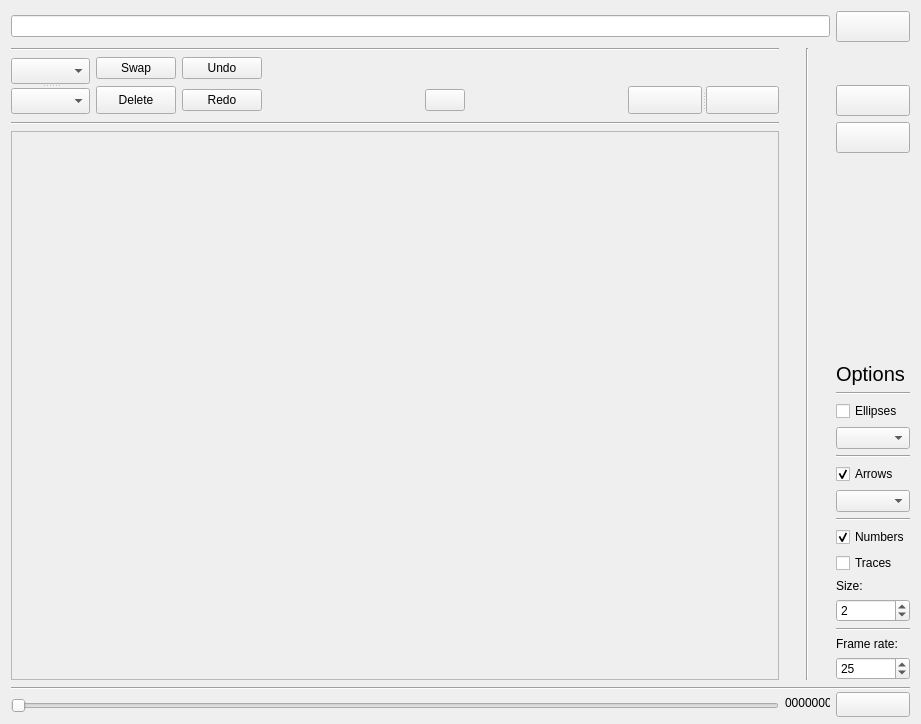
<?xml version="1.0" encoding="UTF-8"?>
<ui version="4.0">
 <class>Replay</class>
 <widget class="QWidget" name="Replay">
  <property name="geometry">
   <rect>
    <x>0</x>
    <y>0</y>
    <width>921</width>
    <height>724</height>
   </rect>
  </property>
  <property name="windowTitle">
   <string>Replay</string>
  </property>
  <layout class="QGridLayout" name="gridLayout_2">
   <item row="3" column="8">
    <widget class="QPushButton" name="replayRefresh">
     <property name="sizePolicy">
      <sizepolicy hsizetype="Minimum" vsizetype="Fixed">
       <horstretch>0</horstretch>
       <verstretch>0</verstretch>
      </sizepolicy>
     </property>
     <property name="minimumSize">
      <size>
       <width>0</width>
       <height>31</height>
      </size>
     </property>
     <property name="text">
      <string/>
     </property>
    </widget>
   </item>
   <item row="4" column="8" rowspan="2">
    <widget class="QPushButton" name="replaySave">
     <property name="minimumSize">
      <size>
       <width>61</width>
       <height>31</height>
      </size>
     </property>
     <property name="text">
      <string/>
     </property>
    </widget>
   </item>
   <item row="3" column="6">
    <widget class="QSplitter" name="splitter">
     <property name="orientation">
      <enum>Qt::Horizontal</enum>
     </property>
     <widget class="QPushButton" name="replayPrevious">
      <property name="maximumSize">
       <size>
        <width>78</width>
        <height>28</height>
       </size>
      </property>
      <property name="text">
       <string/>
      </property>
      <property name="shortcut">
       <string>S</string>
      </property>
     </widget>
     <widget class="QPushButton" name="replayNext">
      <property name="maximumSize">
       <size>
        <width>78</width>
        <height>28</height>
       </size>
      </property>
      <property name="text">
       <string/>
      </property>
      <property name="shortcut">
       <string>Z</string>
      </property>
     </widget>
    </widget>
   </item>
   <item row="2" column="5" rowspan="2">
    <spacer name="horizontalSpacer_2">
     <property name="orientation">
      <enum>Qt::Horizontal</enum>
     </property>
     <property name="sizeHint" stdset="0">
      <size>
       <width>18</width>
       <height>20</height>
      </size>
     </property>
    </spacer>
   </item>
   <item row="0" column="0" colspan="8">
    <widget class="QLineEdit" name="replayPath">
     <property name="dragEnabled">
      <bool>true</bool>
     </property>
     <property name="readOnly">
      <bool>false</bool>
     </property>
    </widget>
   </item>
   <item row="4" column="0" colspan="7">
    <widget class="Line" name="line_4">
     <property name="orientation">
      <enum>Qt::Horizontal</enum>
     </property>
    </widget>
   </item>
   <item row="0" column="8">
    <widget class="QPushButton" name="replayOpen">
     <property name="sizePolicy">
      <sizepolicy hsizetype="Minimum" vsizetype="Fixed">
       <horstretch>0</horstretch>
       <verstretch>0</verstretch>
      </sizepolicy>
     </property>
     <property name="minimumSize">
      <size>
       <width>61</width>
       <height>31</height>
      </size>
     </property>
     <property name="text">
      <string/>
     </property>
     <property name="shortcut">
      <string>O</string>
     </property>
    </widget>
   </item>
   <item row="1" column="0" colspan="7">
    <widget class="Line" name="line_9">
     <property name="orientation">
      <enum>Qt::Horizontal</enum>
     </property>
    </widget>
   </item>
   <item row="2" column="3" rowspan="2">
    <spacer name="horizontalSpacer">
     <property name="orientation">
      <enum>Qt::Horizontal</enum>
     </property>
     <property name="sizeHint" stdset="0">
      <size>
       <width>16</width>
       <height>20</height>
      </size>
     </property>
    </spacer>
   </item>
   <item row="1" column="7" rowspan="21">
    <widget class="Line" name="line">
     <property name="sizePolicy">
      <sizepolicy hsizetype="Preferred" vsizetype="Expanding">
       <horstretch>0</horstretch>
       <verstretch>0</verstretch>
      </sizepolicy>
     </property>
     <property name="orientation">
      <enum>Qt::Vertical</enum>
     </property>
    </widget>
   </item>
   <item row="11" column="8">
    <widget class="Line" name="line_7">
     <property name="orientation">
      <enum>Qt::Horizontal</enum>
     </property>
    </widget>
   </item>
   <item row="5" column="0" rowspan="17" colspan="7">
    <widget class="QScrollArea" name="scrollArea">
     <property name="verticalScrollBarPolicy">
      <enum>Qt::ScrollBarAlwaysOff</enum>
     </property>
     <property name="horizontalScrollBarPolicy">
      <enum>Qt::ScrollBarAlwaysOff</enum>
     </property>
     <property name="widgetResizable">
      <bool>true</bool>
     </property>
     <property name="alignment">
      <set>Qt::AlignCenter</set>
     </property>
     <widget class="QWidget" name="scrollAreaWidgetContents_3">
      <property name="geometry">
       <rect>
        <x>0</x>
        <y>0</y>
        <width>758</width>
        <height>548</height>
       </rect>
      </property>
      <layout class="QGridLayout" name="gridLayout">
       <item row="0" column="0">
        <widget class="QLabel" name="replayDisplay">
         <property name="sizePolicy">
          <sizepolicy hsizetype="Ignored" vsizetype="Ignored">
           <horstretch>0</horstretch>
           <verstretch>0</verstretch>
          </sizepolicy>
         </property>
         <property name="text">
          <string/>
         </property>
         <property name="alignment">
          <set>Qt::AlignCenter</set>
         </property>
        </widget>
       </item>
      </layout>
     </widget>
    </widget>
   </item>
   <item row="6" column="8">
    <spacer name="verticalSpacer">
     <property name="orientation">
      <enum>Qt::Vertical</enum>
     </property>
     <property name="sizeHint" stdset="0">
      <size>
       <width>20</width>
       <height>2</height>
      </size>
     </property>
    </spacer>
   </item>
   <item row="3" column="1">
    <widget class="QPushButton" name="deleteData">
     <property name="maximumSize">
      <size>
       <width>80</width>
       <height>28</height>
      </size>
     </property>
     <property name="text">
      <string>Delete</string>
     </property>
    </widget>
   </item>
   <item row="7" column="8">
    <widget class="QLabel" name="label_3">
     <property name="sizePolicy">
      <sizepolicy hsizetype="Minimum" vsizetype="Fixed">
       <horstretch>0</horstretch>
       <verstretch>0</verstretch>
      </sizepolicy>
     </property>
     <property name="font">
      <font>
       <pointsize>15</pointsize>
      </font>
     </property>
     <property name="text">
      <string>Options</string>
     </property>
     <property name="textFormat">
      <enum>Qt::AutoText</enum>
     </property>
    </widget>
   </item>
   <item row="8" column="8">
    <widget class="Line" name="line_10">
     <property name="orientation">
      <enum>Qt::Horizontal</enum>
     </property>
    </widget>
   </item>
   <item row="2" column="0" rowspan="2">
    <widget class="QSplitter" name="splitter_2">
     <property name="orientation">
      <enum>Qt::Vertical</enum>
     </property>
     <widget class="QComboBox" name="object1Replay">
      <property name="minimumSize">
       <size>
        <width>79</width>
        <height>26</height>
       </size>
      </property>
      <property name="maximumSize">
       <size>
        <width>79</width>
        <height>26</height>
       </size>
      </property>
     </widget>
     <widget class="QComboBox" name="object2Replay">
      <property name="minimumSize">
       <size>
        <width>79</width>
        <height>26</height>
       </size>
      </property>
      <property name="maximumSize">
       <size>
        <width>79</width>
        <height>26</height>
       </size>
      </property>
     </widget>
    </widget>
   </item>
   <item row="3" column="4">
    <widget class="QPushButton" name="replayHelp">
     <property name="text">
      <string/>
     </property>
     <property name="shortcut">
      <string>H</string>
     </property>
    </widget>
   </item>
   <item row="12" column="8">
    <widget class="QCheckBox" name="replayArrows">
     <property name="text">
      <string>Arrows</string>
     </property>
     <property name="checked">
      <bool>true</bool>
     </property>
    </widget>
   </item>
   <item row="13" column="8">
    <widget class="QComboBox" name="arrowBox">
     <property name="sizePolicy">
      <sizepolicy hsizetype="Minimum" vsizetype="Fixed">
       <horstretch>0</horstretch>
       <verstretch>0</verstretch>
      </sizepolicy>
     </property>
    </widget>
   </item>
   <item row="9" column="8">
    <widget class="QCheckBox" name="replayEllipses">
     <property name="text">
      <string>Ellipses</string>
     </property>
    </widget>
   </item>
   <item row="10" column="8">
    <widget class="QComboBox" name="ellipseBox">
     <property name="sizePolicy">
      <sizepolicy hsizetype="Minimum" vsizetype="Fixed">
       <horstretch>0</horstretch>
       <verstretch>0</verstretch>
      </sizepolicy>
     </property>
    </widget>
   </item>
   <item row="14" column="8">
    <widget class="Line" name="line_8">
     <property name="orientation">
      <enum>Qt::Horizontal</enum>
     </property>
    </widget>
   </item>
   <item row="15" column="8">
    <widget class="QCheckBox" name="replayNumbers">
     <property name="text">
      <string>Numbers</string>
     </property>
     <property name="checked">
      <bool>true</bool>
     </property>
    </widget>
   </item>
   <item row="16" column="8">
    <widget class="QCheckBox" name="replayTrace">
     <property name="text">
      <string>Traces</string>
     </property>
    </widget>
   </item>
   <item row="17" column="8">
    <widget class="QLabel" name="label">
     <property name="text">
      <string>Size:</string>
     </property>
    </widget>
   </item>
   <item row="18" column="8">
    <widget class="QSpinBox" name="replaySize">
     <property name="minimum">
      <number>1</number>
     </property>
     <property name="maximum">
      <number>150</number>
     </property>
     <property name="value">
      <number>2</number>
     </property>
    </widget>
   </item>
   <item row="19" column="8">
    <widget class="Line" name="line_11">
     <property name="orientation">
      <enum>Qt::Horizontal</enum>
     </property>
    </widget>
   </item>
   <item row="20" column="8">
    <widget class="QLabel" name="label_2">
     <property name="text">
      <string>Frame rate:</string>
     </property>
    </widget>
   </item>
   <item row="21" column="8">
    <widget class="QSpinBox" name="replayFps">
     <property name="minimum">
      <number>1</number>
     </property>
     <property name="maximum">
      <number>1000</number>
     </property>
     <property name="value">
      <number>25</number>
     </property>
    </widget>
   </item>
   <item row="22" column="0" rowspan="2" colspan="9">
    <widget class="Line" name="line_2">
     <property name="orientation">
      <enum>Qt::Horizontal</enum>
     </property>
    </widget>
   </item>
   <item row="23" column="7" rowspan="2">
    <widget class="QLabel" name="replayNumber">
     <property name="minimumSize">
      <size>
       <width>45</width>
       <height>20</height>
      </size>
     </property>
     <property name="maximumSize">
      <size>
       <width>45</width>
       <height>16777215</height>
      </size>
     </property>
     <property name="text">
      <string>0000000</string>
     </property>
    </widget>
   </item>
   <item row="23" column="8" rowspan="2">
    <widget class="QPushButton" name="playReplay">
     <property name="sizePolicy">
      <sizepolicy hsizetype="Ignored" vsizetype="Ignored">
       <horstretch>0</horstretch>
       <verstretch>0</verstretch>
      </sizepolicy>
     </property>
     <property name="minimumSize">
      <size>
       <width>0</width>
       <height>25</height>
      </size>
     </property>
     <property name="maximumSize">
      <size>
       <width>79</width>
       <height>25</height>
      </size>
     </property>
     <property name="text">
      <string/>
     </property>
     <property name="iconSize">
      <size>
       <width>16</width>
       <height>16</height>
      </size>
     </property>
     <property name="shortcut">
      <string>Space</string>
     </property>
     <property name="checkable">
      <bool>true</bool>
     </property>
     <property name="checked">
      <bool>false</bool>
     </property>
     <property name="autoRepeatDelay">
      <number>40</number>
     </property>
     <property name="autoRepeatInterval">
      <number>40</number>
     </property>
    </widget>
   </item>
   <item row="24" column="0" colspan="7">
    <widget class="QSlider" name="replaySlider">
     <property name="orientation">
      <enum>Qt::Horizontal</enum>
     </property>
     <property name="invertedAppearance">
      <bool>false</bool>
     </property>
     <property name="invertedControls">
      <bool>false</bool>
     </property>
    </widget>
   </item>
   <item row="2" column="1">
    <widget class="QPushButton" name="swapReplay">
     <property name="maximumSize">
      <size>
       <width>80</width>
       <height>28</height>
      </size>
     </property>
     <property name="text">
      <string>Swap</string>
     </property>
     <property name="shortcut">
      <string>Return</string>
     </property>
    </widget>
   </item>
   <item row="2" column="2">
    <widget class="QPushButton" name="undoButton">
     <property name="text">
      <string>Undo</string>
     </property>
    </widget>
   </item>
   <item row="3" column="2">
    <widget class="QPushButton" name="redoButton">
     <property name="text">
      <string>Redo</string>
     </property>
    </widget>
   </item>
  </layout>
 </widget>
 <layoutdefault spacing="6" margin="11"/>
 <resources/>
 <connections/>
</ui>
